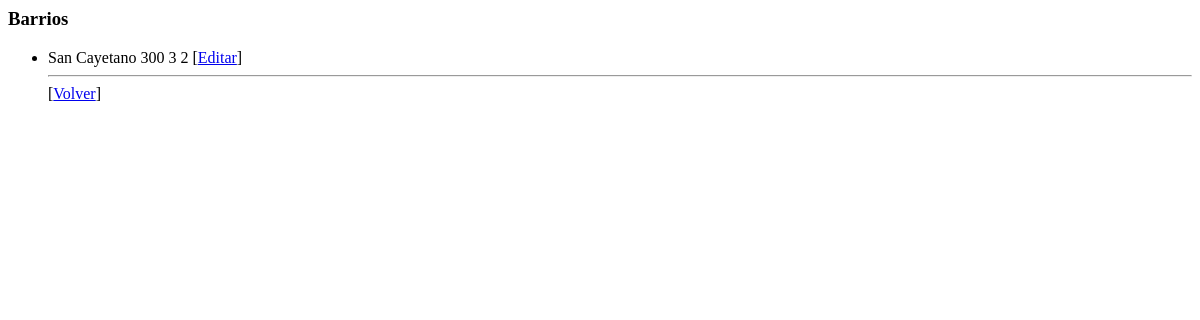
Before: /ordenamiento/barrios with the older database file.
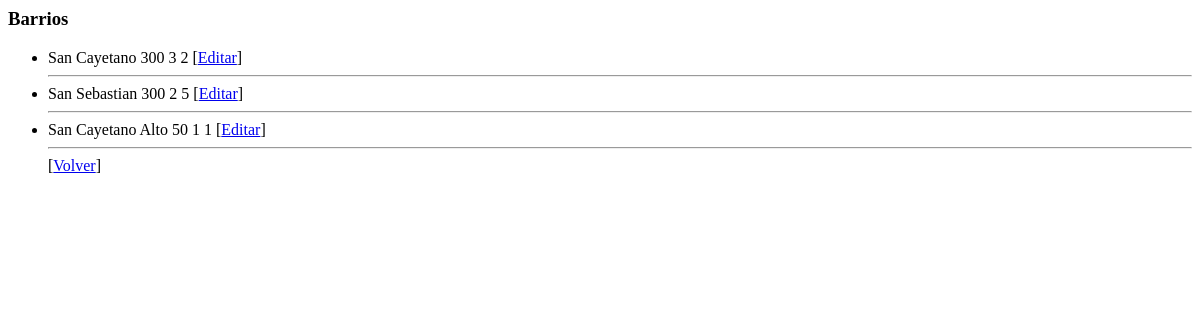
After: the same page with the newer database file.
### ordenamiento/models.py (models this page shows)
class  Barrio(models.Model):
    nroParques =((1,'1'),(2,'2'),(3,'3'),(4,'4'),
    (5,'5'),(6,'6'))
    nombre = models.CharField(max_length=30)
    nroViviendas = models.IntegerField('numero de viviendas')
    nroParques = models.IntegerField(
    choices=nroParques)
    nroEdificios = models.IntegerField('numero de edificios')
    parroquia = models.ForeignKey(Parroquia, on_delete=models.CASCADE,
    related_name= "barrios")
    def __str__(self):
        return "%s %d %d %d" % (self.nombre,
                self.nroViviendas,
                self.nroParques,
                self.nroEdificios)

### ordenamiento/views.py (the view)
# urls.py: path('barrios', views.obtenerBarrio,
def obtenerBarrio(request):
    barrios = Barrio.objects.all()
    informacion_template = {'barrios': barrios}
    return render(request, 'barrios.html', informacion_template)

### ordenamiento/templates/barrios.html
<h3>Barrios</h3>
<ul>
  {% for b in barrios %}
  <li>{{b}} [<a href="{% url 'editarBarrio' b.id%}">Editar</a>]</li>
  <hr />
  {% endfor %} [<a href="{% url 'index' %}">Volver</a
  >]
</ul>

Changed rows visible on the page:
added Barrio: nombre+nroViviendas+nroParques "San Sebastian 300 2 5"
added Barrio: nombre+nroViviendas+nroParques "San Cayetano Alto 50 1 1"
